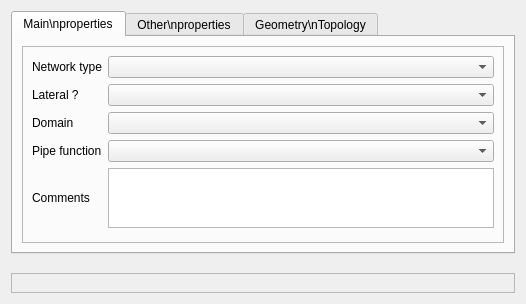
<?xml version="1.0" encoding="UTF-8"?>
<ui version="4.0">
 <class>Form_base3_wds</class>
 <widget class="QWidget" name="Form_base3_wds">
  <property name="geometry">
   <rect>
    <x>0</x>
    <y>0</y>
    <width>526</width>
    <height>304</height>
   </rect>
  </property>
  <property name="windowTitle">
   <string>Form</string>
  </property>
  <layout class="QVBoxLayout" name="verticalLayout" stretch="0,10,0">
   <property name="spacing">
    <number>3</number>
   </property>
   <item>
    <widget class="QTabWidget" name="tabWidget_2">
     <property name="currentIndex">
      <number>0</number>
     </property>
     <widget class="QWidget" name="tab_3">
      <attribute name="title">
       <string>Main\nproperties</string>
      </attribute>
      <layout class="QVBoxLayout" name="verticalLayout_5">
       <item>
        <widget class="QFrame" name="frame_5">
         <property name="frameShape">
          <enum>QFrame::StyledPanel</enum>
         </property>
         <property name="frameShadow">
          <enum>QFrame::Raised</enum>
         </property>
         <layout class="QGridLayout" name="gridLayout_5">
          <item row="0" column="0">
           <widget class="QLabel" name="label_11">
            <property name="text">
             <string>Network type</string>
            </property>
            <property name="wordWrap">
             <bool>true</bool>
            </property>
           </widget>
          </item>
          <item row="0" column="1">
           <widget class="QComboBox" name="networktype"/>
          </item>
          <item row="2" column="0">
           <widget class="QLabel" name="label">
            <property name="text">
             <string>Domain</string>
            </property>
            <property name="wordWrap">
             <bool>true</bool>
            </property>
           </widget>
          </item>
          <item row="3" column="1">
           <widget class="QComboBox" name="pipefunction"/>
          </item>
          <item row="3" column="0">
           <widget class="QLabel" name="label_7">
            <property name="text">
             <string>Pipe function</string>
            </property>
            <property name="wordWrap">
             <bool>true</bool>
            </property>
           </widget>
          </item>
          <item row="1" column="1">
           <widget class="QComboBox" name="laterals"/>
          </item>
          <item row="2" column="1">
           <widget class="QComboBox" name="domain"/>
          </item>
          <item row="1" column="0">
           <widget class="QLabel" name="label_9">
            <property name="text">
             <string>Lateral ?</string>
            </property>
            <property name="wordWrap">
             <bool>true</bool>
            </property>
           </widget>
          </item>
          <item row="4" column="0">
           <widget class="QLabel" name="label_15">
            <property name="text">
             <string>Comments</string>
            </property>
            <property name="wordWrap">
             <bool>true</bool>
            </property>
           </widget>
          </item>
          <item row="4" column="1">
           <widget class="QTextBrowser" name="comment">
            <property name="maximumSize">
             <size>
              <width>16777215</width>
              <height>60</height>
             </size>
            </property>
            <property name="readOnly">
             <bool>false</bool>
            </property>
           </widget>
          </item>
         </layout>
        </widget>
       </item>
      </layout>
     </widget>
     <widget class="QWidget" name="tab_4">
      <attribute name="title">
       <string>Other\nproperties</string>
      </attribute>
      <layout class="QVBoxLayout" name="verticalLayout_4">
       <item>
        <widget class="QFrame" name="frame">
         <property name="frameShape">
          <enum>QFrame::StyledPanel</enum>
         </property>
         <property name="frameShadow">
          <enum>QFrame::Raised</enum>
         </property>
         <layout class="QGridLayout" name="gridLayout_2">
          <item row="7" column="2">
           <widget class="QToolButton" name="toolButton_calorep">
            <property name="text">
             <string>...</string>
            </property>
           </widget>
          </item>
          <item row="7" column="0">
           <widget class="QLabel" name="label_14">
            <property name="text">
             <string>Insulation thickness</string>
            </property>
            <property name="wordWrap">
             <bool>true</bool>
            </property>
           </widget>
          </item>
          <item row="7" column="1">
           <widget class="QSpinBox" name="insulationthickness">
            <property name="minimum">
             <number>-1</number>
            </property>
            <property name="maximum">
             <number>999999</number>
            </property>
           </widget>
          </item>
          <item row="5" column="0">
           <widget class="QLabel" name="label_12">
            <property name="text">
             <string>Insulation</string>
            </property>
            <property name="wordWrap">
             <bool>true</bool>
            </property>
           </widget>
          </item>
          <item row="5" column="3">
           <widget class="QLabel" name="label_13">
            <property name="text">
             <string>Insulation type</string>
            </property>
            <property name="wordWrap">
             <bool>true</bool>
            </property>
           </widget>
          </item>
          <item row="0" column="3">
           <widget class="QLabel" name="label_6">
            <property name="text">
             <string>Joints</string>
            </property>
            <property name="wordWrap">
             <bool>true</bool>
            </property>
           </widget>
          </item>
          <item row="5" column="4">
           <widget class="QComboBox" name="insulationtype"/>
          </item>
          <item row="0" column="0">
           <widget class="QLabel" name="label_3">
            <property name="text">
             <string>Material</string>
            </property>
            <property name="wordWrap">
             <bool>true</bool>
            </property>
           </widget>
          </item>
          <item row="9" column="1">
           <spacer name="verticalSpacer_2">
            <property name="orientation">
             <enum>Qt::Vertical</enum>
            </property>
            <property name="sizeHint" stdset="0">
             <size>
              <width>20</width>
              <height>40</height>
             </size>
            </property>
           </spacer>
          </item>
          <item row="3" column="0">
           <widget class="QLabel" name="label_5">
            <property name="text">
             <string>Flow type</string>
            </property>
            <property name="wordWrap">
             <bool>true</bool>
            </property>
           </widget>
          </item>
          <item row="2" column="0">
           <widget class="QLabel" name="label_4">
            <property name="text">
             <string>Cathodic protection</string>
            </property>
            <property name="wordWrap">
             <bool>true</bool>
            </property>
           </widget>
          </item>
          <item row="0" column="4">
           <widget class="QComboBox" name="joint"/>
          </item>
          <item row="5" column="1" colspan="2">
           <widget class="QComboBox" name="insulation"/>
          </item>
          <item row="3" column="1" colspan="2">
           <widget class="QComboBox" name="flowtype"/>
          </item>
          <item row="2" column="1" colspan="2">
           <widget class="QComboBox" name="cathodicprotection"/>
          </item>
          <item row="0" column="1" colspan="2">
           <widget class="QComboBox" name="material"/>
          </item>
         </layout>
        </widget>
       </item>
      </layout>
     </widget>
     <widget class="QWidget" name="tab_5">
      <attribute name="title">
       <string>Geometry\nTopology</string>
      </attribute>
      <layout class="QGridLayout" name="gridLayout_4">
       <item row="1" column="0">
        <widget class="QLabel" name="label_2">
         <property name="text">
          <string>Diameter ext.</string>
         </property>
         <property name="wordWrap">
          <bool>true</bool>
         </property>
        </widget>
       </item>
       <item row="1" column="2">
        <widget class="QToolButton" name="toolButton_diametre">
         <property name="text">
          <string>...</string>
         </property>
        </widget>
       </item>
       <item row="3" column="0">
        <widget class="QLabel" name="label_10">
         <property name="text">
          <string>Top pipe depth</string>
         </property>
         <property name="wordWrap">
          <bool>true</bool>
         </property>
        </widget>
       </item>
       <item row="3" column="1">
        <widget class="QDoubleSpinBox" name="depthtoppipe">
         <property name="minimum">
          <double>-1.000000000000000</double>
         </property>
         <property name="maximum">
          <double>999999.000000000000000</double>
         </property>
        </widget>
       </item>
       <item row="2" column="1">
        <widget class="QDoubleSpinBox" name="diameterint">
         <property name="minimum">
          <double>-1.000000000000000</double>
         </property>
         <property name="maximum">
          <double>999999.000000000000000</double>
         </property>
        </widget>
       </item>
       <item row="2" column="2">
        <widget class="QToolButton" name="toolButton_diamint">
         <property name="text">
          <string>...</string>
         </property>
        </widget>
       </item>
       <item row="3" column="2">
        <widget class="QToolButton" name="toolButton_gene">
         <property name="text">
          <string>...</string>
         </property>
        </widget>
       </item>
       <item row="1" column="1">
        <widget class="QDoubleSpinBox" name="diameterext">
         <property name="decimals">
          <number>3</number>
         </property>
         <property name="minimum">
          <double>-1.000000000000000</double>
         </property>
         <property name="maximum">
          <double>999999.000000000000000</double>
         </property>
        </widget>
       </item>
       <item row="4" column="1">
        <spacer name="verticalSpacer_3">
         <property name="orientation">
          <enum>Qt::Vertical</enum>
         </property>
         <property name="sizeHint" stdset="0">
          <size>
           <width>20</width>
           <height>40</height>
          </size>
         </property>
        </spacer>
       </item>
       <item row="2" column="0">
        <widget class="QLabel" name="label_8">
         <property name="text">
          <string>diamètre int</string>
         </property>
         <property name="wordWrap">
          <bool>true</bool>
         </property>
        </widget>
       </item>
       <item row="0" column="0">
        <widget class="QFrame" name="frame_edgetonode">
         <property name="frameShape">
          <enum>QFrame::StyledPanel</enum>
         </property>
         <property name="frameShadow">
          <enum>QFrame::Raised</enum>
         </property>
         <layout class="QVBoxLayout" name="verticalLayout_2">
          <property name="leftMargin">
           <number>0</number>
          </property>
          <property name="topMargin">
           <number>0</number>
          </property>
          <property name="rightMargin">
           <number>0</number>
          </property>
          <property name="bottomMargin">
           <number>0</number>
          </property>
         </layout>
        </widget>
       </item>
      </layout>
     </widget>
    </widget>
   </item>
   <item>
    <spacer name="verticalSpacer">
     <property name="orientation">
      <enum>Qt::Vertical</enum>
     </property>
     <property name="sizeHint" stdset="0">
      <size>
       <width>20</width>
       <height>40</height>
      </size>
     </property>
    </spacer>
   </item>
   <item>
    <widget class="QFrame" name="frame_2">
     <property name="frameShape">
      <enum>QFrame::StyledPanel</enum>
     </property>
     <property name="frameShadow">
      <enum>QFrame::Raised</enum>
     </property>
     <layout class="QGridLayout" name="gridLayout"/>
    </widget>
   </item>
  </layout>
 </widget>
 <resources>
  <include location="../../resources.qrc"/>
 </resources>
 <connections/>
</ui>
